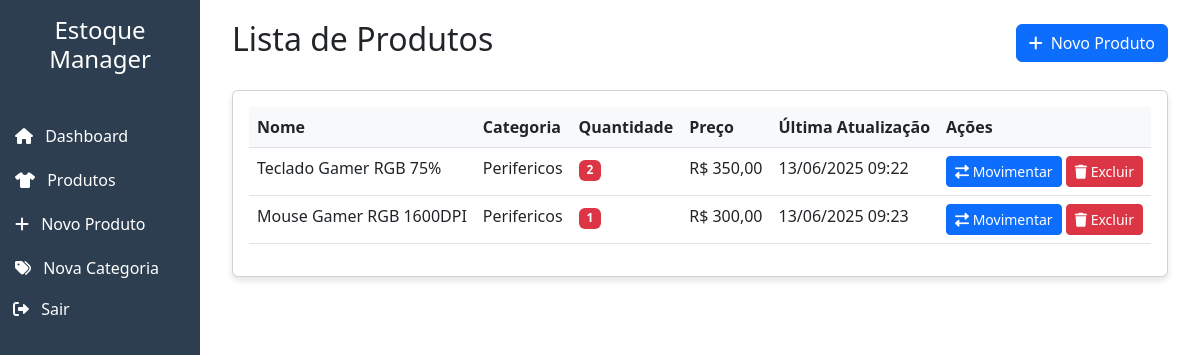
Page /produtos/ (signed in) on the earlier database version.
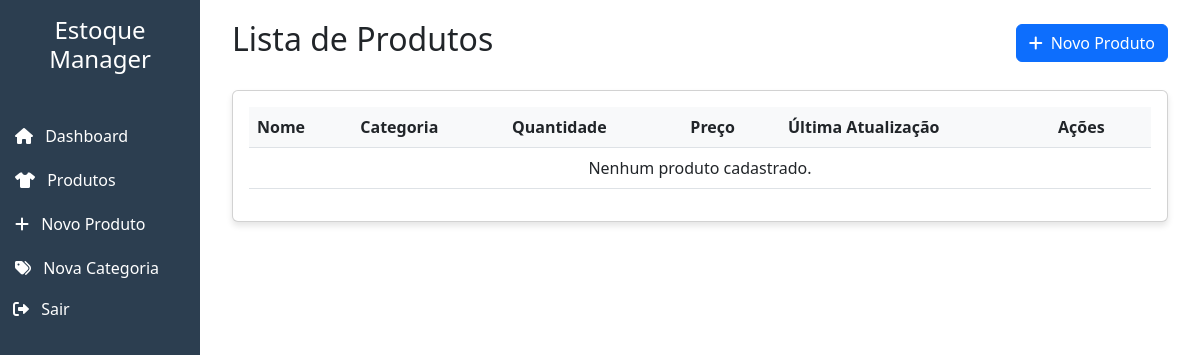
Same page on the later database version.
### estoque/models.py (models this page shows, shortened)
class Produto(models.Model):
    nome = models.CharField(max_length=200)
    descricao = models.TextField()
    categoria = models.ForeignKey(Categoria, on_delete=models.CASCADE)
    quantidade = models.IntegerField(default=0)
    preco = models.DecimalField(max_digits=10, decimal_places=2)
    data_cadastro = models.DateTimeField(auto_now_add=True)
    ultima_atualizacao = models.DateTimeField(auto_now=True)
    class Meta:
        verbose_name = 'Produto'
        verbose_name_plural = 'Produtos'

class Categoria(models.Model):
    nome = models.CharField(max_length=100)
    descricao = models.TextField(blank=True)
    class Meta:
        verbose_name = 'Categoria'
        verbose_name_plural = 'Categorias'

### estoque/views.py (the view)
# urls.py: path('produtos/', views.lista_produtos, name='lista_produtos'),
@login_required
def lista_produtos(request):
    produtos = Produto.objects.all()
    return render(request, 'estoque/lista_produtos.html', {'produtos': produtos})

### estoque/templates/estoque/lista_produtos.html (shortened to what this page needs)
{% extends 'estoque/base.html' %}
{% block content %}
<div class="container-fluid">
    <div class="d-flex justify-content-between align-items-center mb-4">
        <h2>Lista de Produtos</h2>
        {% if user.groups.all.0.name == 'Superiores' %}
        <a href="{% url 'adicionar_produto' %}" class="btn btn-primary">
            <i class="fas fa-plus me-2"></i>Novo Produto
        </a>
        {% endif %}
    </div>
    <div class="card">
        <div class="card-body">
            <div class="table-responsive">
                <table class="table table-hover">
                    <thead>
                        <tr>
                            <th>Nome</th>
                            <th>Categoria</th>
                            <th>Quantidade</th>
                            <th>Preço</th>
                            <th>Última Atualização</th>
                            <th>Ações</th>
                        </tr>
                    </thead>
                    <tbody>
                        {% for produto in produtos %}
                        <tr>
                            <td>{{ produto.nome }}</td>
                            <td>{{ produto.categoria.nome }}</td>
                            <td>
                                <span class="badge {% if produto.quantidade <= 5 %}bg-danger{% elif produto.quantidade <= 10 %}bg-warning{% else %}bg-success{% endif %}">
                                    {{ produto.quantidade }}
                                </span>
                            </td>
                            <td>R$ {{ produto.preco }}</td>
                            <td>{{ produto.ultima_atualizacao|date:"d/m/Y H:i" }}</td>
                            <td>
                                <a href="{% url 'movimentar_estoque' produto.id %}" class="btn btn-sm btn-primary">
                                    <i class="fas fa-exchange-alt"></i> Movimentar
                                </a>
                                {% if user.groups.all.0.name == 'Superiores' %}
                                <form action="{% url 'deletar_produto' produto.id %}" method="post" style="display:inline;">
                                    <button type="submit" class="btn btn-sm btn-danger" onclick="return confirm('Tem certeza que deseja excluir este produto?');">
                                        <i class="fas fa-trash"></i> Excluir
                                    </button>
                                </form>
                                {% endif %}
                            </td>
                        </tr>
                        {% empty %}
                        <tr>
                            <td colspan="6" class="text-center">Nenhum produto cadastrado.</td>
                        </tr>
                        {% endfor %}
                    </tbody>
                </table>
            </div>
        </div>
    </div>
</div>
{% endblock %}

### estoque/templates/estoque/base.html (shortened to what this page needs)
<!DOCTYPE html>
<html lang="pt-br">
<head>
    <link href="https://cdn.jsdelivr.net/npm/bootstrap@5.3.0/dist/css/bootstrap.min.css" rel="stylesheet">
    <link href="https://cdnjs.cloudflare.com/ajax/libs/font-awesome/6.0.0/css/all.min.css" rel="stylesheet">
    {% load static %}
    <link rel="stylesheet" href="{% static 'estoque/css/dashboard.css' %}">
</head>
<body>
    <div class="container-fluid">
        <div class="row">
            <div class="col-md-2 sidebar p-0">
                <div class="p-3">
                    <h4 class="text-center mb-4">Estoque Manager</h4>
                </div>
                <nav>
                    <a href="{% url 'dashboard' %}"><i class="fas fa-home me-2"></i> Dashboard</a>
                    <a href="{% url 'lista_produtos' %}"><i class="fas fa-tshirt me-2"></i> Produtos</a>
                    {% if user.is_authenticated %}
                        {% if user.groups.all.0.name == 'Superiores' %}
                            <a href="{% url 'adicionar_produto' %}"><i class="fas fa-plus me-2"></i> Novo Produto</a>
                            <a href="{% url 'adicionar_categoria' %}"><i class="fas fa-tags me-2"></i> Nova Categoria</a>
                        {% endif %}
                        <form action="{% url 'logout' %}" method="post" style="display:inline;">
                            <button type="submit" class="btn btn-link" style="color: white; text-decoration: none;">
                                <i class="fas fa-sign-out-alt me-2"></i> Sair
                            </button>
                        </form>
                    {% else %}
                        <a href="{% url 'login' %}"><i class="fas fa-sign-in-alt me-2"></i> Entrar</a>
                    {% endif %}
                </nav>
            </div>
            <div class="col-md-10 content">
                {% block content %}
                {% endblock %}
            </div>
        </div>
    </div>
</body>
</html>

### estoque/static/estoque/css/dashboard.css (style rules this page uses)
.table thead th { background-color: #f8f9fa; font-weight: bold; }

### estoque/templates/estoque/base.html (style rules this page uses)
.sidebar { min-height: 100vh; background-color: #2c3e50; color: white; }
.sidebar a { color: white; text-decoration: none; padding: 10px 15px; display: block; }
.content { padding: 20px; }
.card { box-shadow: 0 4px 6px rgba(0, 0, 0, 0.1); transition: transform 0.2s; }

Differences in the rows shown:
removed Produto: nome "Teclado Gamer RGB 75%", categoria.nome "Perifericos", quantidade "2", preco "350,00", ultima_atualizacao "13/06/2025 09:22"
removed Produto: nome "Mouse Gamer RGB 1600DPI", categoria.nome "Perifericos", quantidade "1", preco "300,00", ultima_atualizacao "13/06/2025 09:23"
Other differences:
text now shown: "Nenhum produto cadastrado."
